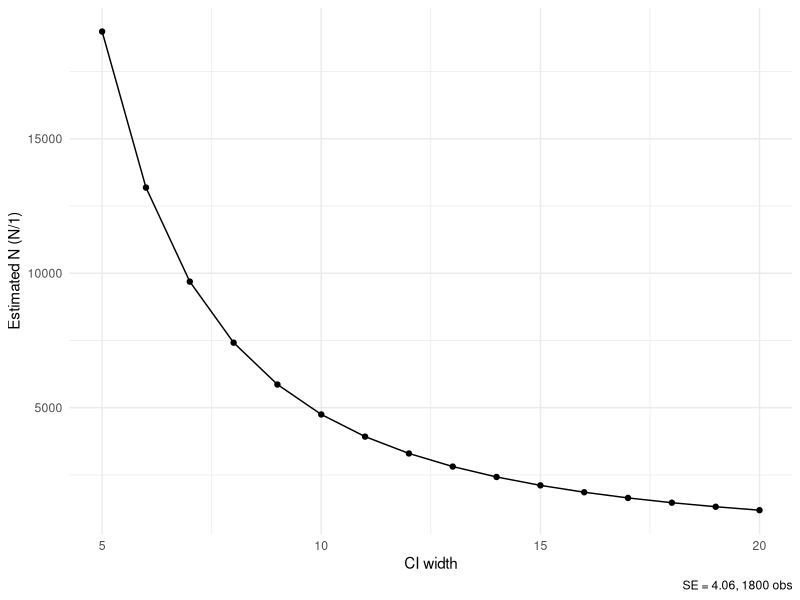
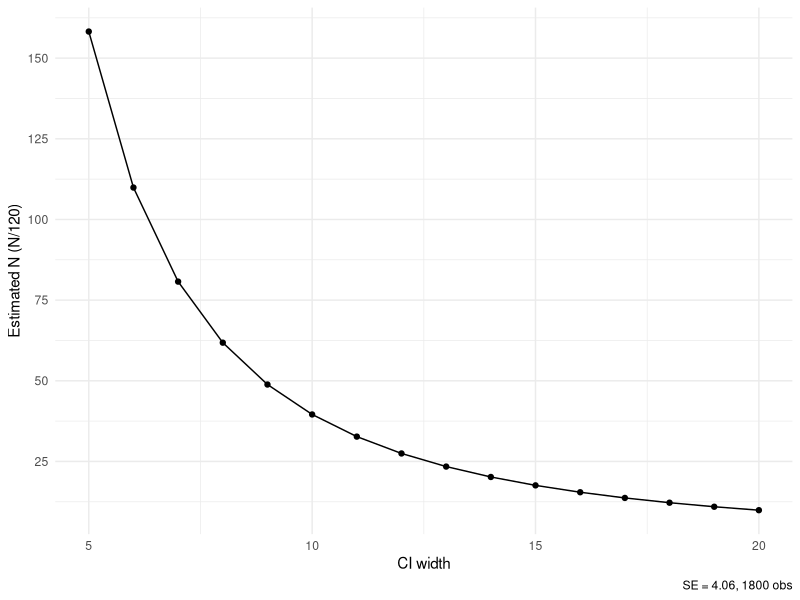
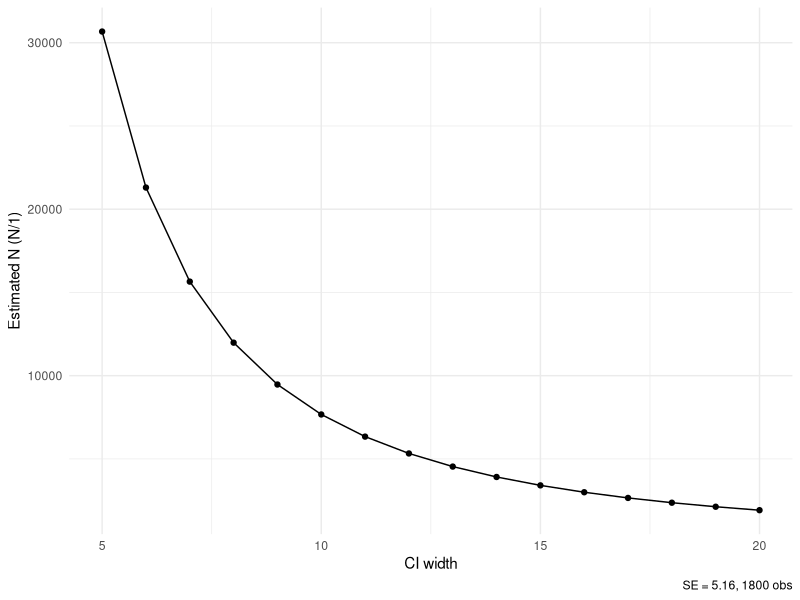
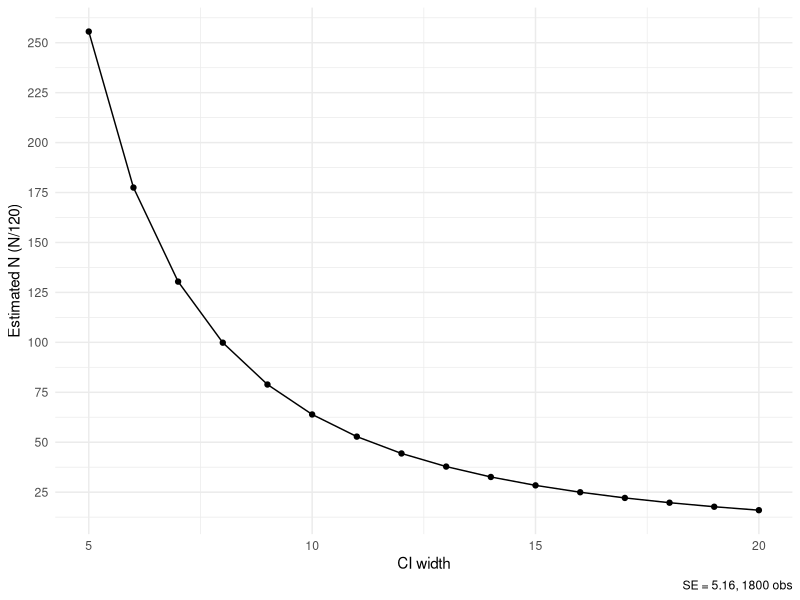
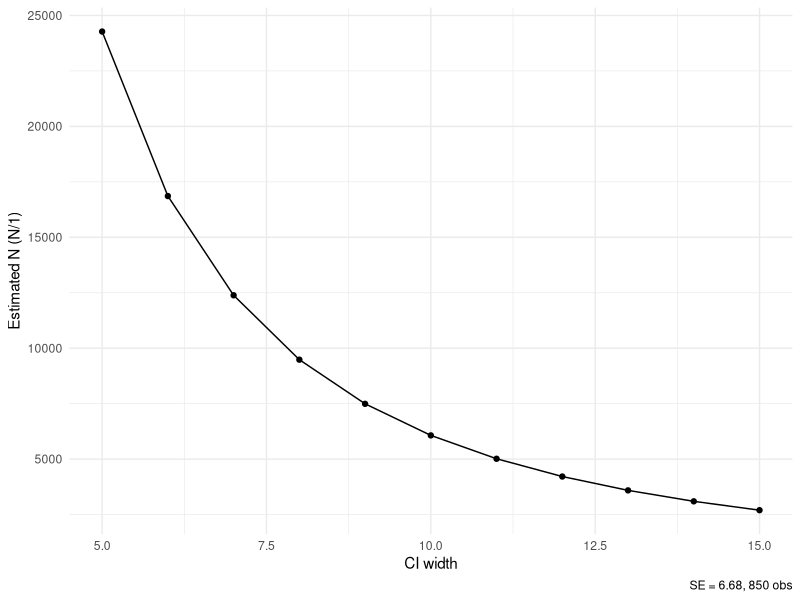
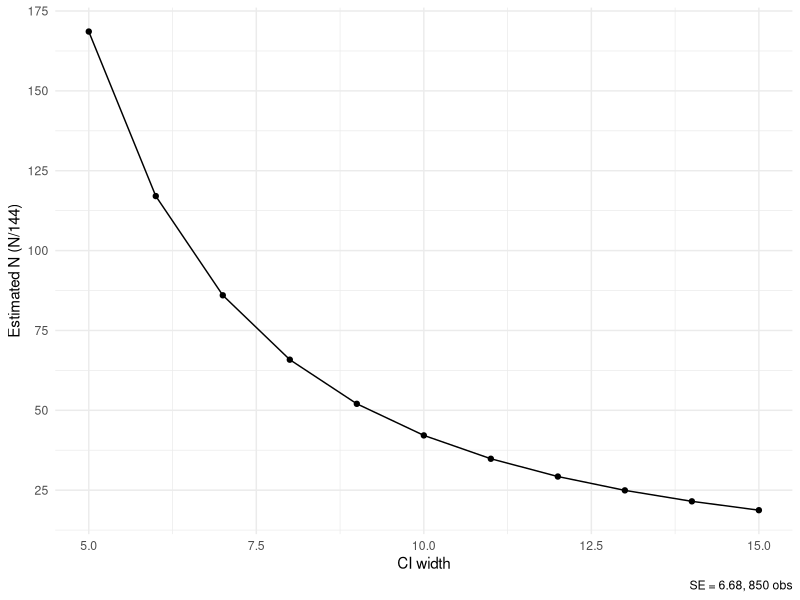

Recreate these plots in R, in order.
## ---- chunk 1
knitr::opts_chunk$set(echo = TRUE)
library(tidyverse)
theme_set(theme_minimal())
## ---- chunk 2
estimate_obs_n <- function(se, obs_n, width, divide = 1) {
  new_obs_n <- (((sqrt(obs_n) * se) / (width/4))^2) / divide
  return(new_obs_n)
}

get_obs_range <- function(se, obs_n, max_width, divide = 1, by = 1, min_width = 1) {
  obs_range <- NULL
  for (i in seq(min_width, max_width, by)) {
    obs_range <- c(obs_range, estimate_obs_n(se, obs_n, i, divide))
  }
  return(obs_range)
}

plot_obs_range <- function(se, obs_n, max_width, divide = 1, by = 1, min_width = 1) {
  obs_range <- get_obs_range(se, obs_n, max_width, divide, by, min_width)
  
  ggplot2::ggplot() +
    aes(x = seq(min_width, max_width, by), y = obs_range) +
    geom_point() +
    geom_path() +
    labs(
      caption = paste0("SE = ", se, ", ", obs_n, " obs"),
      x = "CI width",
      y = paste0("Estimated N ", "(N/", divide, ")")
    )
}
## ---- chunk 3
plot_obs_range(4.06, 1800, 20, min_width = 5)
plot_obs_range(4.06, 1800, 20, divide = 120, min_width = 5) +
  scale_y_continuous(breaks = seq(0, 200, 25))
## ---- chunk 4
plot_obs_range(5.16, 1800, 20, min_width = 5)
plot_obs_range(5.16, 1800, 20, divide = 120, min_width = 5) +
  scale_y_continuous(breaks = seq(0, 250, 25))
## ---- chunk 5
plot_obs_range(6.68, 850, 15, min_width = 5)
plot_obs_range(6.68, 850, 15, divide = 144, min_width = 5) +
  scale_y_continuous(breaks = seq(0, 200, 25))
